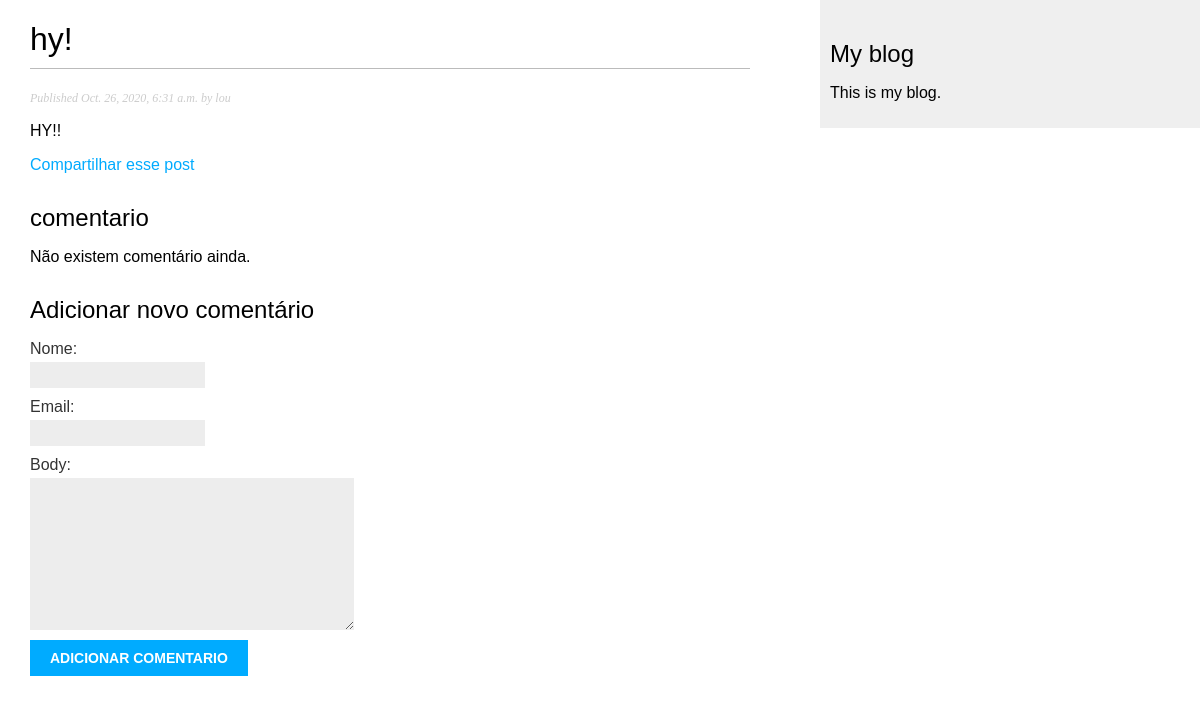
/blog_app/2020/10/26/hy/, run on the app's committed database.
### blog_app/models.py (models this page shows, shortened)
class Post(models.Model):
    ESCOLHA_STATUS = (
        ('rascunho', 'Rascunho'),
        ('publicado', 'Publicado'),
    )
    titulo = models.CharField(max_length=250) # ESSE CAMPO É PARA O TÍTULO DO POST
    slug = models.SlugField(max_length=250,   # ESSE CAMPO É PARA SER USADO NAS URLS.
                            unique_for_date='publicar') # SLUG É UM RÓTULO QUE CONTEM APENAS LETRAS, NÚMEROS ETC...
    autor = models.ForeignKey(User, # ESSE CAMPO DENIFE  RELAÇÃO many-to-one.
                            on_delete=models.CASCADE, # OU SEJA: CADA POST É ESCRITO POR APENAS UM USUÁRIO
                            related_name='blog_posts') # E UM USUÁRIO PODE ESCREVER QUALQUER NUMERO DE POSTS.
    body = models.TextField() # ESSE É  O CORPO DO POST. É UM CAMPO DE TEXT QUE É ENVIADO PARA A BASE DE DADOS SQL
    publicar = models.DateTimeField(default=timezone.now) # DateTimeField INDICA QUANDO FOI O POST
    criado = models.DateTimeField(auto_now_add=True) # INDICA QUANDO O POST FOI CRIADO
    atualizado = models.DateTimeField(auto_now=True) # INDICA A ULTIMA VEZ QUE O POST FOI ATUALIZADO
    status = models.CharField(max_length=10, # MOSTRA O STATUS DO POST
                                choices=ESCOLHA_STATUS,
                                default='rascunho')
    objetos = models.Manager() # MANAGER PADRÃO
    publicado = AdminPub() # MANAGER PERSONALIZADO
    class Meta: # ESSA CLASSE CONTÉM METADATA. DJANGO ORDENA OS RESULTADOS
        ordering = ('-publicar',) # PELO CAMPO DE PUBLICAÇÃO EM ORDEM DECRESCENTE

### blog_app/views.py (the view)
# urls.py: path('<int:year>/<int:month>/<int:day>/<slug:post>/',views.detalhe_post,name='detalhe_post'),
def detalhe_post(request, year, month, day, post):
    post = get_object_or_404(Post, slug= post,
                                   status='publicado',
                                   publicar__year=year,
                                   publicar__month=month,
                                   publicar__day=day)
    comentarios = post.comentarios.filter(ativo="True")
    novo_comentario = None
    if request.method == 'POST':
        comentario_form = ComentarioForm(data=request.POST)
        if comentario_form.is_valid():
            novo_comentario = comentario_form.save(commit=False)
            novo_comentario.post = post
            novo_comentario.save()
    else:
        comentario_form = ComentarioForm
    return render(request,'blog_app/post/detalhe.html',{'post': post,
                                                        'comentarios':comentarios,
                                                        'novo_comentario': novo_comentario,
                                                        'comentario_form': comentario_form})

### blog_app/templates/blog_app/post/detalhe.html (shortened to what this page needs)
{% extends "blog_app/base.html" %}
{% block content %}
<h1>{{ post.titulo }}</h1>
<p class="date">
  Published {{ post.publicar }} by {{ post.autor }}
</p>
{{ post.body|linebreaks }}
<p>
  <a href="{% url "blog_app:post_compartilhar" post.id %}">
    Compartilhar esse post
  </a>
</p>
{% with comments.count as total_comments %}
<h2>
{{ total_comments }} comentario {{ total_comments|pluralize }}
</h2>
{% endwith %}
{% for comentario in comentarios %}
<div class="comentario">
  <p class="info">
    Comentario {{ forloop.counter }} by {{ comentario.nome }}
    {{ comentario.criado }}
  </p>
  {{ comentario.body|linebreaks }}
</div>
{% empty %}
  <p>Não existem comentário ainda.</p>
{% endfor %}
{% if novo_comentario %}
  <h2>Seu comentário foi adicionado</h2>
{% else %}
  <h2>Adicionar novo comentário</h2>
  <form method="post">
    {{ comentario_form.as_p }}
    <p><input type="submit" value="Adicionar comentario" ></p>
  </form>
{% endif %}
{% endblock %}

### blog_app/static/blog_app/css/blog.css (style rules this page uses)
body { margin:0; padding:0; font-family:helvetica, sans-serif; }
a { color:#00abff; text-decoration:none; }
h1 { font-weight:normal; border-bottom:1px solid #bbb; padding:0 0 10px 0; }
h2 { font-weight:normal; margin:30px 0 0; }
p.date { color:#ccc; font-family: georgia, serif; font-size: 12px; font-style: italic; }
label { float:left; clear:both; color:#333; margin-bottom:4px; }
input, textarea { clear:both; float:left; margin:0 0 10px; background:#ededed; border:0; padding:6px 10px; font-size:12px; }
input[type=submit] { font-weight:bold; background:#00abff; color:#fff; padding:10px 20px; font-size:14px; text-transform:uppercase; }

### data on the page
Post: titulo "hy!", publicar "Oct. 26, 2020, 6:31 a.m.", autor "lou", body "HY!!"
